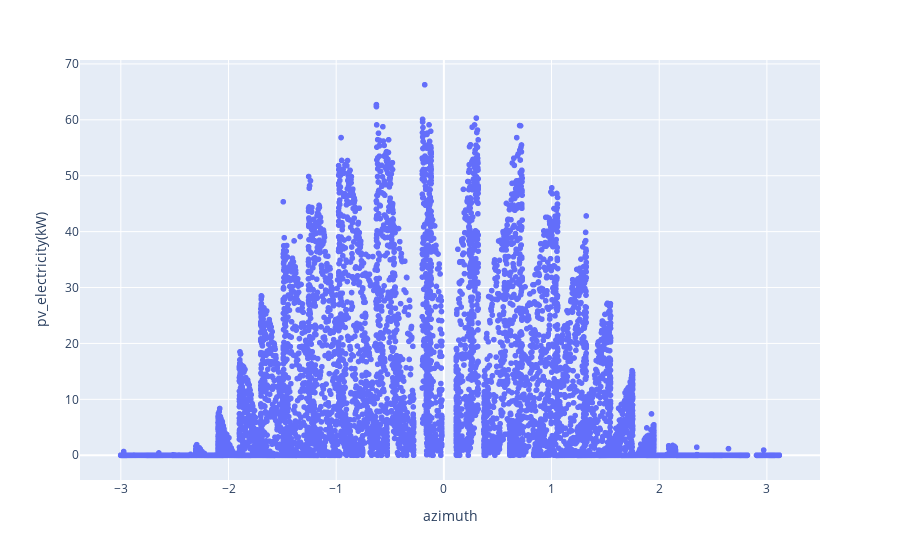

Source (notebook cell):
### Code cell
px.scatter(
    df,
    x="azimuth",
    y="pv_electricity(kW)",
)

### Figure 1 — Plotly figure (JSON) as saved in the notebook; plotly's stock layout.template omitted (floating-point values rounded to 4 significant figures; data arrays with more than 128 entries replaced by an {"elided": "..."} marker saying what was removed)
{"data": [{"hovertemplate": "azimuth=%{x}<br>pv_electricity(kW)=%{y}<extra></extra>", "legendgroup": "", "marker": {"color": "#636efa", "symbol": "circle"}, "mode": "markers", "name": "", "showlegend": false, "type": "scattergl", "x": {"elided": "13295 float values"}, "xaxis": "x", "y": {"elided": "13295 float values"}, "yaxis": "y"}], "layout": {"legend": {"tracegroupgap": 0}, "margin": {"t": 60}, "xaxis": {"anchor": "y", "domain": [0, 1], "title": {"text": "azimuth"}}, "yaxis": {"anchor": "x", "domain": [0, 1], "title": {"text": "pv_electricity(kW)"}}}}
